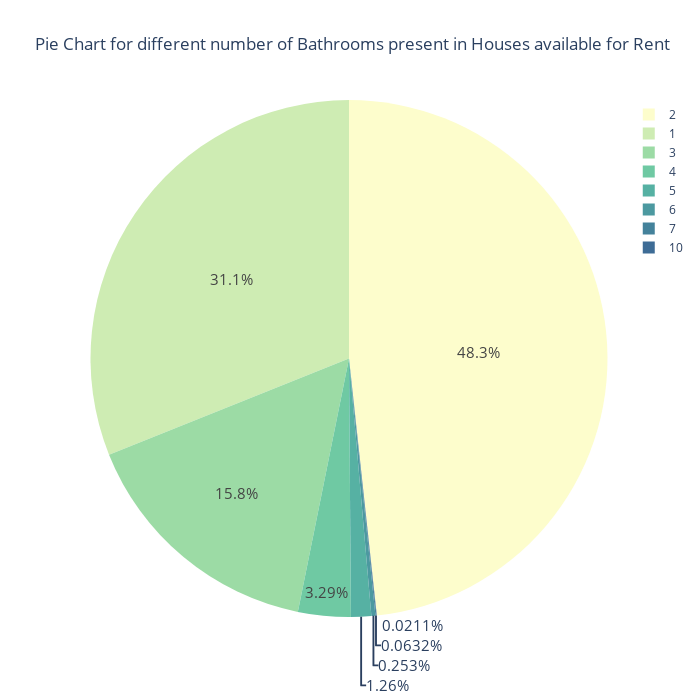

The notebook cell saved with this chart:
### Code cell
sns.set_style('whitegrid')
fig,axes = plt.subplots(figsize=(12,8))
colors = ['#87ace8','#e3784d', '#6ecc64','#b644e3','#eb7c87', '#EAE509','#fab1f3','#86f7d7']

ax = sns.countplot(x='Bathroom',data=rent_data, palette=['#e3784d','#87ace8', '#6ecc64','#b644e3','#eb7c87','#fab1f3','#86f7d7','#EAE509'])
for container in ax.containers:
    ax.bar_label(container)
plt.title('Frequency of different number of Bathrooms present in Houses available for Rent',fontsize=15)
plt.show()

fig = px.pie(rent_data, names='Bathroom', height=700, width= 700, color_discrete_sequence=px.colors.sequential.deep, title='Pie Chart for different number of Bathrooms present in Houses available for Rent')
fig.update_traces(textfont_size=15)
fig.show()

### Figure 1 — Plotly figure (JSON) as saved in the notebook; plotly's stock layout.template omitted (floating-point values rounded to 4 significant figures; data arrays with more than 128 entries replaced by an {"elided": "..."} marker saying what was removed)
{"data": [{"domain": {"x": [0, 1], "y": [0, 1]}, "hovertemplate": "Bathroom=%{label}<extra></extra>", "labels": {"elided": "4745 int values"}, "legendgroup": "", "name": "", "showlegend": true, "textfont": {"size": 15}, "type": "pie"}], "layout": {"height": 700, "legend": {"tracegroupgap": 0}, "piecolorway": ["rgb(253, 253, 204)", "rgb(206, 236, 179)", "rgb(156, 219, 165)", "rgb(111, 201, 163)", "rgb(86, 177, 163)", "rgb(76, 153, 160)", "rgb(68, 130, 155)", "rgb(62, 108, 150)", "rgb(62, 82, 143)", "rgb(64, 60, 115)", "rgb(54, 43, 77)", "rgb(39, 26, 44)"], "title": {"text": "Pie Chart for different number of Bathrooms present in Houses available for Rent"}, "width": 700}}
